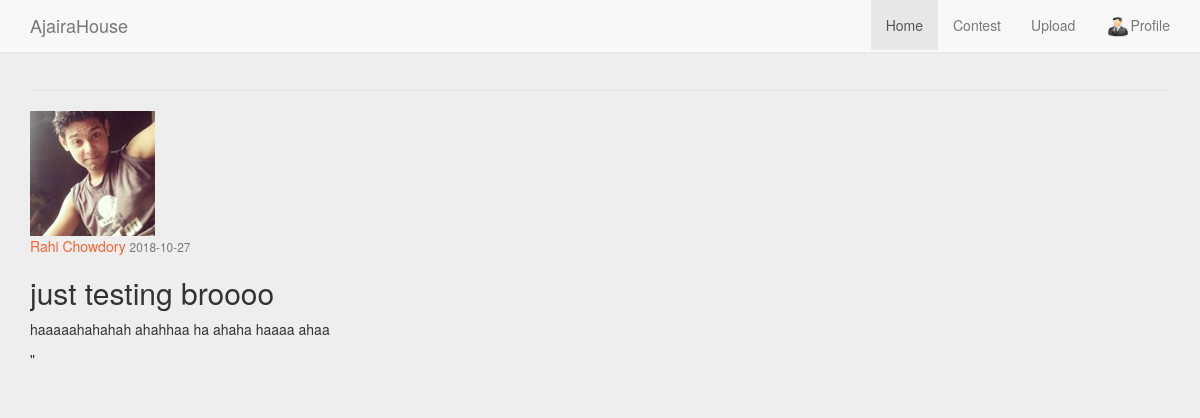
Screenshot of /post/2 with the database file from the repository.
### ajaira/models.py (models this page shows, shortened)
class User(db.Model,UserMixin):
    id=db.Column(db.Integer,primary_key=True)
    username=db.Column(db.String(20),nullable=False)
    email=db.Column(db.String(120),unique=True,nullable=False)
    image_file=db.Column(db.String(20),nullable=False,default="default.jpg")
    password=db.Column(db.String(60),nullable=False)
    posts=db.relationship("Post",backref='author',lazy=True)

class Post(db.Model):
    id=db.Column(db.Integer,primary_key=True)
    title=db.Column(db.String(100),nullable=False)
    date_posted=db.Column(db.DateTime,nullable=False,default=datetime.utcnow)
    content=db.Column(db.Text,nullable=False)
    user_id=db.Column(db.Integer,db.ForeignKey('user.id'),nullable=False)

### ajaira/routes.py (the view)
@app.route("/post/<int:post_id>")
def post(post_id):
    post=Post.query.get_or_404(post_id)
    return render_template('post.html',post=post,active=active)

### ajaira/templates/post.html (shortened to what this page needs)
{% extends 'layout.html' %}
{% block content %}
{% if active %}
{% else %}
{% block nav %}
<li class="active"><a href="{{url_for('home')}}">Home</a></li>
<li><a href="{{url_for('contest')}}" >Contest</a></li>
<li><a href="{{url_for('upload')}}">Upload</a></li>
<li class="profile" ><a href="{{url_for('profile')}}"><img  src="{{url_for('static',filename='img/demo-doll.png')}}" alt="" />Profile</a></li>
 {% endblock %}
{% endif %}
<div class="container">
  <legend class="border-bottom mb-4"> {{ legend }}</legend>
  <article class="media content-section">
    <img class="rounded-circle article-img" src="{{url_for('static',filename='img/'+post.author.image_file)}}"></img>
    <div class="media-body">
      <div class="article-metadata">
        <a class="mr-2" href="#">{{ post.author.username }}</a>
        <small class="text-muted">{{ post.date_posted.strftime("%Y-%m-%d") }}</small>
        </div>
        </div>
        <h2 class="article-title">{{ post.title }}</h2>
        <p class="article-content">{{ post.content }}</p>
        </article>"
      </div>
<hr>
{% endblock %}

### ajaira/static/style.css (style rules this page uses)
.profile img { width:25px; height:20px; }

### ajaira/static/navbar-fixed-top.css (style rules this page uses)
body { min-height: 2000px; padding-top: 70px; }

### ajaira/static/profile_header.css (style rules this page uses)
body { margin-top:20px; background:#eee; }
a { color: #f96332; }

### rows the page displays
User: image_file (picture), author.username "Rahi Chowdory"
Post: date_posted "2018-10-27", title "just testing broooo", content "haaaaahahahah ahahhaa ha ahaha haaaa ahaa"
